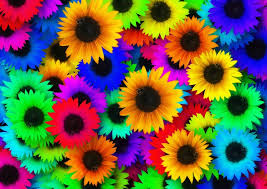
#> input picture ImageAnalysis/flower.jpg, 267 x 189 px
$ python intensity_increaser.py
#> lines starting #> are read from the running program, lines starting #| are printed output that depends on the picture
import numpy as np
import cv2

img=cv2.imread('flower.jpg',-1)
#> img is the input picture: shape (189, 267, 3); mean B, G, R 73.7, 96.2, 104.6
print(img)
#> (printed output is left out)

for i in img:
    for ii in i:
        if(ii[0]<50 and (ii[1]>150 or ii[2]>150)):
            ii[0]=255
#> after the loop, ii = [81, 7, 243]

cv2.imshow('img',img)
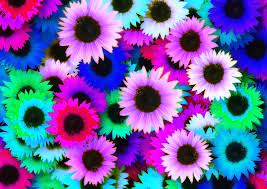
#> window 'img': shape (189, 267, 3); mean B, G, R 160.2, 96.2, 104.6
cv2.waitKey(0)
